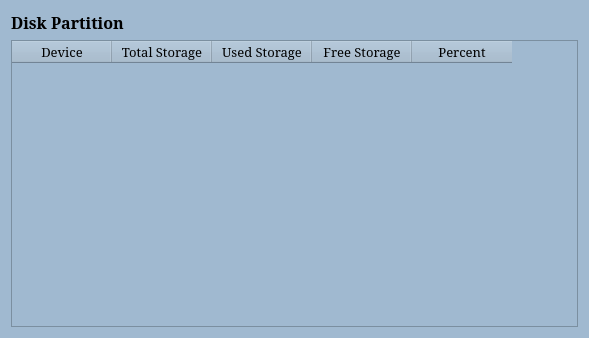
<?xml version="1.0" encoding="UTF-8"?>
<ui version="4.0">
 <class>Form</class>
 <widget class="QWidget" name="Form">
  <property name="geometry">
   <rect>
    <x>0</x>
    <y>0</y>
    <width>589</width>
    <height>338</height>
   </rect>
  </property>
  <property name="windowTitle">
   <string>Form</string>
  </property>
  <property name="styleSheet">
   <string notr="true">background-color: #A0B9D0;</string>
  </property>
  <layout class="QVBoxLayout" name="verticalLayout">
   <item>
    <widget class="QLabel" name="label_93">
     <property name="font">
      <font>
       <family>Constantia</family>
       <pointsize>12</pointsize>
       <bold>true</bold>
      </font>
     </property>
     <property name="text">
      <string>Disk Partition</string>
     </property>
    </widget>
   </item>
   <item>
    <widget class="QTableWidget" name="tableWidget_2">
     <property name="font">
      <font>
       <family>Constantia</family>
       <pointsize>10</pointsize>
      </font>
     </property>
     <property name="styleSheet">
      <string notr="true"/>
     </property>
     <column>
      <property name="text">
       <string>Device</string>
      </property>
      <property name="font">
       <font>
        <family>Constantia</family>
        <pointsize>10</pointsize>
       </font>
      </property>
     </column>
     <column>
      <property name="text">
       <string>Total Storage</string>
      </property>
      <property name="font">
       <font>
        <family>Constantia</family>
        <pointsize>10</pointsize>
       </font>
      </property>
     </column>
     <column>
      <property name="text">
       <string>Used Storage</string>
      </property>
      <property name="font">
       <font>
        <family>Constantia</family>
        <pointsize>10</pointsize>
       </font>
      </property>
     </column>
     <column>
      <property name="text">
       <string>Free Storage</string>
      </property>
      <property name="font">
       <font>
        <family>Constantia</family>
        <pointsize>10</pointsize>
       </font>
      </property>
     </column>
     <column>
      <property name="text">
       <string>Percent</string>
      </property>
      <property name="font">
       <font>
        <family>Constantia</family>
        <pointsize>10</pointsize>
       </font>
      </property>
     </column>
    </widget>
   </item>
  </layout>
 </widget>
 <resources/>
 <connections/>
</ui>
